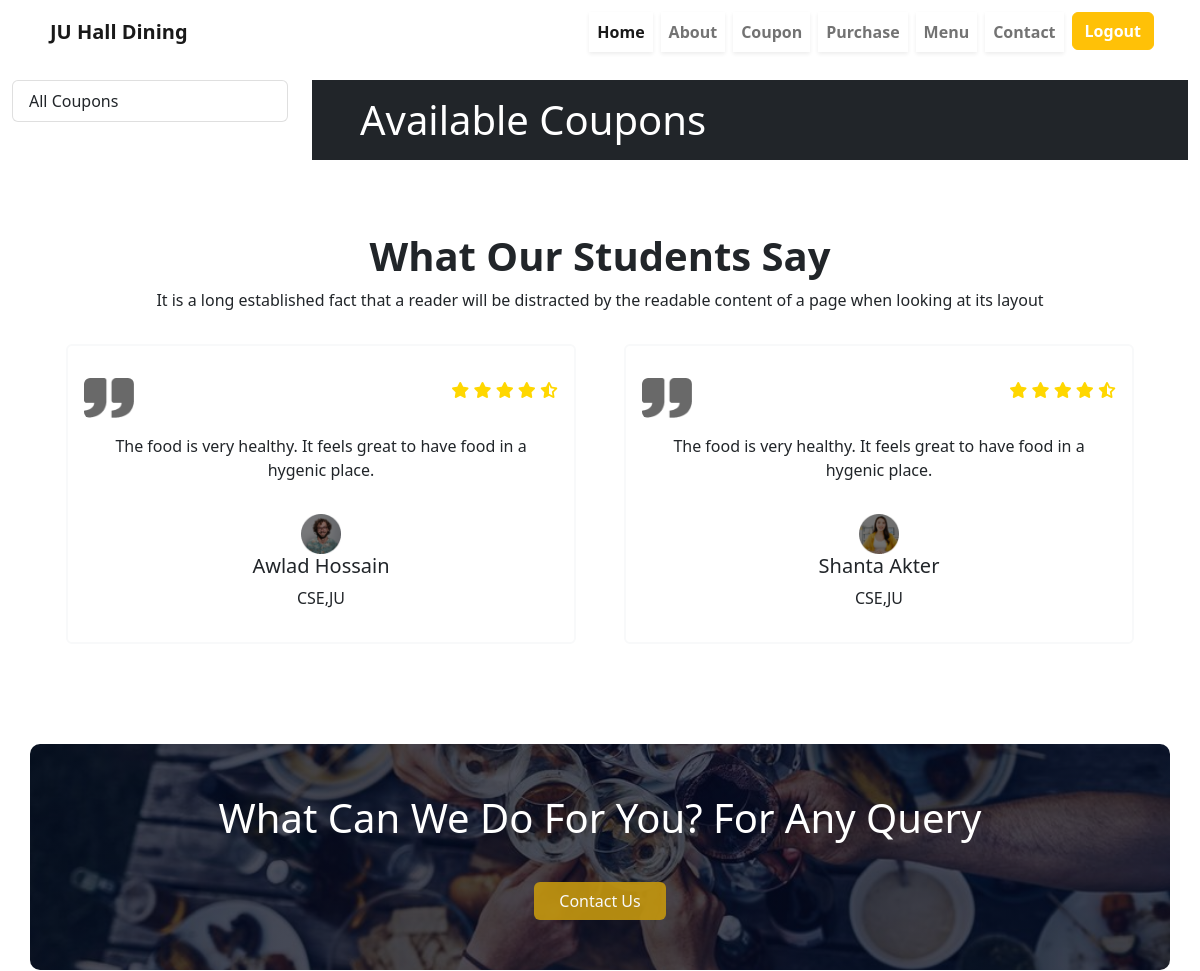
Before: /coupon/buy (upper part) with the older database file.
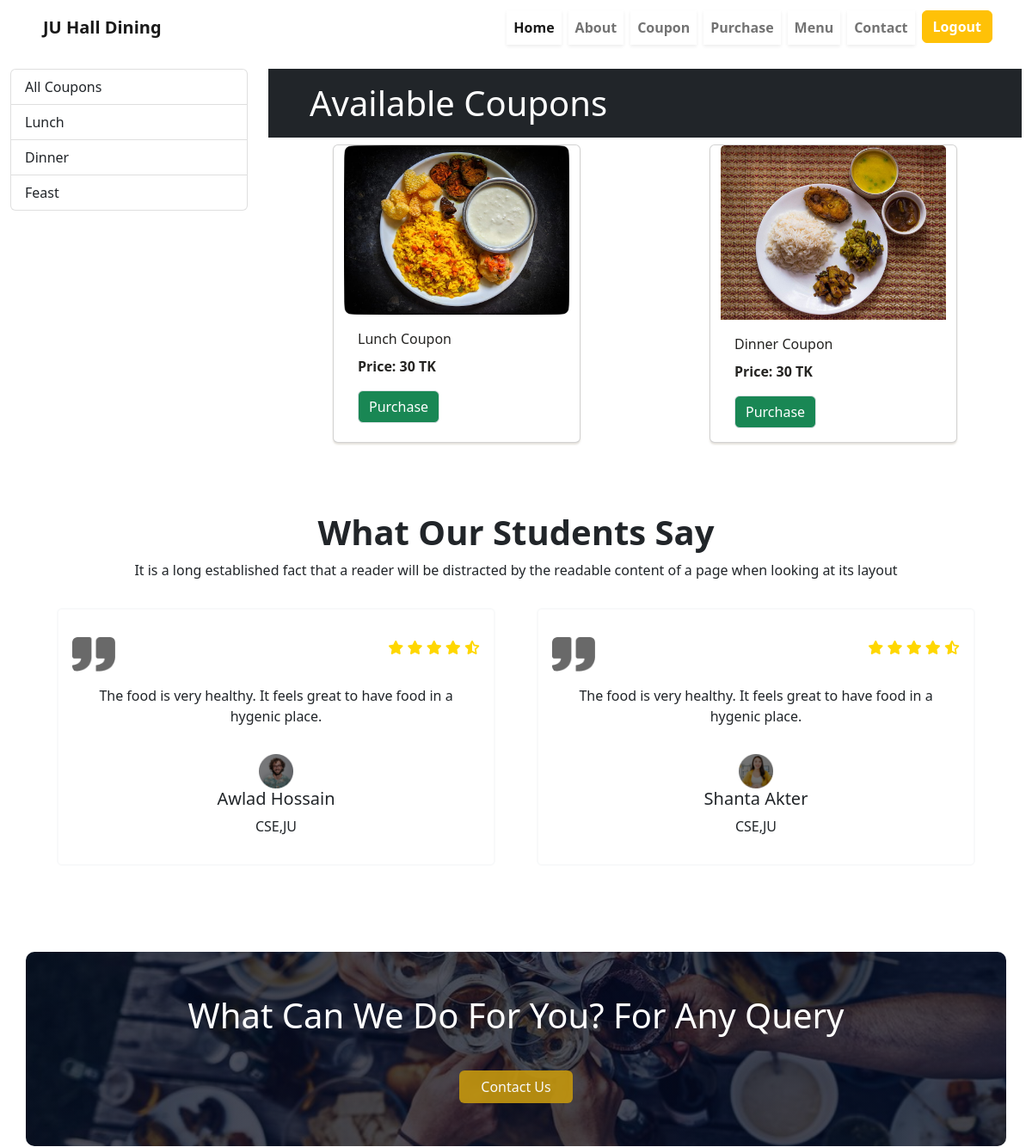
After: the same page with the newer database file.
### coupon/models/category.py (models this page shows, shortened)
class Category(models.Model):
    name = models.CharField(max_length=20)
    @staticmethod
    def get_all_categories():
        return Category.objects.all()

### coupon/models/coupon.py (models this page shows, shortened)
class Coupon(models.Model):
    name = models.CharField(max_length=50)
    price = models.IntegerField(default=0)
    description = models.CharField(max_length=200, default='', null=True, blank=True)
    category = models.ForeignKey(Category, on_delete=models.CASCADE, default=1)
    image = models.ImageField(upload_to='uploads/coupons/')
    @staticmethod
    def get_all_coupons():
        return Coupon.objects.all()

### coupon/views.py (the view, shortened to what this page needs)
# urls.py: path('buy',Index.as_view() ,name='buy'),
class Index(View):
    def get(self,request):
        products = None
        categories = Category.get_all_categories()
        categoryID = request.GET.get('category')
        print(request.GET)
        if categoryID:
            products = Coupon.get_all_coupons_by_categoryid(categoryID)
        else:
            products = Coupon.get_all_coupons()
        data = {}
        data['products'] = products
        data['categories'] = categories
        return render(request, 'coupon/index.html', data)

### coupon/templates/coupon/index.html (shortened to what this page needs)
{% extends 'coupon/temp.html' %}
{% block content %}
<div class="container-fluid mt-3">
	<div class="row">
		<div class="col-lg-3 mx-auto">
			<div class="list-group">
				<a href="buy" class="list-group-item list-group-item-action">All Coupons</a>
				{% for category in categories %}
				<a href="#"
					class="list-group-item list-group-item-action">{{category.name}}</a>
				{% endfor %}
			</div>
		</div>
        <div id='products' class="col-lg-9 mx-auto">
            <h1 class="px-5 bg-dark text-white py-3">Available Coupons</h1>
			<div class="row mx-auto">
				{% for product in products %}
				<div class="card mx-auto mb-3" style="width: 18rem;">
					<img class="card-img-top" src="{{product.image.url}}" alt="Card image cap">
					<div class="card-body">
						<p class="card-title">{{product.name}}</p>
						<p class="card-text"><b>Price: {{product.price}} TK</b></p>
                     <form action=" " method="POST">
                        <a href="pay" class="btn border btn-success">Purchase</a>
                     </form>
					</div>
                </div>
                {% endfor %}
            </div>
        </div>
    </div>
</div>
{%  endblock %}

### coupon/templates/coupon/temp.html (shortened to what this page needs)
<!DOCTYPE html>
<html lang="en">
<head>
    {% load static %}
    <link rel="stylesheet" href="{% static 'styles/style.css' %}">
    <link rel="stylesheet" href="https://stackpath.bootstrapcdn.com/font-awesome/4.7.0/css/font-awesome.min.css">
    <link rel="stylesheet" href="https://preview.colorlib.com/theme/bootstrap/login-form-14/css/style.css">
    <link href="https://cdn.jsdelivr.net/npm/bootstrap@5.2.1/dist/css/bootstrap.min.css" rel="stylesheet">
</head>
<body>
<div class="mb-10">
    <nav class="navbar navbar-expand-lg sticky-top bg-white">
        <div class="container">
            <a class="navbar-brand fw-bold ps-2" >
               JU Hall Dining
              </a>
          <div class="collapse navbar-collapse" id="navbarNav">
            <ul class="navbar-nav ms-auto">
              <li class="nav-item navi-item">
                <a class="nav-link active fw-bold shadow-sm m-1" aria-current="page" href="#">Home</a>
              </li>
              <li class="nav-item">
                <a class="nav-link fw-bold shadow-sm m-1 " href="#about">About</a>
              </li>
                <li class="nav-item">
                <a class="nav-link fw-bold shadow-sm m-1" href="#coupon">Coupon</a>
              </li>
                <li class="nav-item">
                <a class="nav-link fw-bold shadow-sm m-1" href="/coupon/buy">Purchase</a>
              </li>
                <li class="nav-item">
                <a class="nav-link fw-bold  shadow-sm m-1" data-bs-toggle="modal" data-bs-target="#exampleModal">Menu</a>
              </li>
              <li class="nav-item ">
                <a class="nav-link fw-bold  shadow-sm m-1" href="#contact">Contact</a>
              </li>
              <li>
                <a href="/coupon"><button class="btn btn-warning m-1 text-white fw-bold login-btn">Logout</button></a>
              </li>
            </ul>
          </div>
        </div>
      </nav>
</div>
{% block content %}
{% endblock %}
        <section class="container mt-5">
            <div class="py-3 px-4 text-center">
              <h1 class="fw-bold ">What Our Students Say</h1>
                <p>It is a long established fact that a reader will be distracted by the
                  readable content of a page when looking at its layout</p>
            </div>
            <div id="carouselExampleControls" class="carousel slide" data-bs-ride="carousel">
              <div class="carousel-inner">
                <div class="carousel-item active">
                  <div class="container px-4 text-center">
                    <div class="row gx-5 row-cols-lg-2 row-cols-sm-1 ">
                      <div class="col">
                       <div class="p-3 border border-2 border-light rounded-2 bg-white">
                        <div class="d-flex justify-content-between mt-3">
                          <div>
                            <img class="img-fluid rounded" style="height:40px ;" src="{% static 'images/comma.png' %}" alt="">
                          </div>
                          <div style="color:gold">
                            <i class="fa-solid fa-star"></i>
                            <i class="fa-solid fa-star"></i>
                            <i class="fa-solid fa-star"></i>
                            <i class="fa-solid fa-star"></i>
                            <i class="fa-solid fa-star-half-stroke"></i>
                          </div>
                        </div>
                        <div>
                          <p class=" p-3">
                            The food is very healthy. It feels great to have food in a hygenic place.
                          </p>
                        </div>
                        <div>
                          <img class="img-fluid" src="{% static 'images/student-5.png' %}" style="height: 40px;" alt="">
                          <div>
                            <h5>Awlad Hossain</h5>
                            <p>CSE,JU</p>
                          </div>
                        </div>
                       </div>
                      </div>
                      <div class="col">
                        <div class="p-3 border border-2 border-light rounded-2 bg-white">
                         <div class="d-flex justify-content-between mt-3">
                           <div>
                             <img class="img-fluid rounded" style="height:40px ;" src="{% static 'images/comma.png' %}" alt="">
                           </div>
                           <div style="color:gold">
                             <i class="fa-solid fa-star"></i>
                             <i class="fa-solid fa-star"></i>
                             <i class="fa-solid fa-star"></i>
                             <i class="fa-solid fa-star"></i>
                             <i class="fa-solid fa-star-half-stroke"></i>
                           </div>
                         </div>
                         <div>
                          <p class=" p-3">
                            The food is very healthy. It feels great to have food in a hygenic place.
                          </p>
                        </div>
                         <div>
                           <img class="img-fluid" src="{% static 'images/student-6.png' %}" style="height: 40px;" alt="">
                           <div>
                             <h5>Shanta Akter</h5>
                             <p>CSE,JU</p>
                           </div>
                         </div>
                        </div>
                       </div>
                    </div>
                  </div>
                </div>
                </div>
              <button class="carousel-control-prev c-prev" type="button" data-bs-target="#carouselExampleControls" data-bs-slide="prev">
                <span class="carousel-control-prev-icon" aria-hidden="true"></span>
              </button>
              <button class="carousel-control-next c-next" type="button" data-bs-target="#carouselExampleControls" data-bs-slide="next">
                <span class="carousel-control-next-icon" aria-hidden="true"></span>
              </button>
            </div>
          </section>
        <section class="cta container" id="contact" style="background-image: linear-gradient(rgba(4,9,30,.7),rgba(4,9,30,.7)),url({% static 'images/contact.jpg' %});">
        <h1>What Can We Do For You? For Any Query</h1>
        <button class="btn px-4 text-light" style="background-color: #c29510eb;" data-bs-toggle="modal" data-bs-target="#exampleModal3">Contact Us</button>
     </section>
</body>
</html>

### static/styles/style.css (style rules this page uses)
.carousel-inner img { object-fit: cover; filter: brightness(50%); }
.cta { margin: 100px 150px; width: 80%; background-color: #190f00; background-position: center; background-size: cover; border-radius: 10px; text-align: center; padding: 50px 0; }
.cta h1 { color: white; margin-bottom: 40px; padding: 0; }
.card { border-radius: 8px; box-shadow: 0 2px 2px rgba(204, 197, 185, 0.5); background-color: #FFFFFF; color: #252422; margin-bottom: 20px; position: relative; z-index: 1; transition: all 0.2s ease; cursor: pointer; }

Changed rows visible on the page:
added Category: name "Lunch"
added Category: name "Dinner"
added Category: name "Feast"
added Coupon: image (picture), name "Lunch Coupon", price "30"
added Coupon: image (picture), name "Dinner Coupon", price "30"
